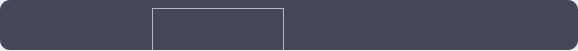
<?xml version="1.0" encoding="UTF-8"?>
<ui version="4.0">
 <class>UserCard</class>
 <widget class="QWidget" name="UserCard">
  <property name="geometry">
   <rect>
    <x>0</x>
    <y>0</y>
    <width>578</width>
    <height>51</height>
   </rect>
  </property>
  <property name="sizePolicy">
   <sizepolicy hsizetype="Expanding" vsizetype="Expanding">
    <horstretch>0</horstretch>
    <verstretch>0</verstretch>
   </sizepolicy>
  </property>
  <property name="minimumSize">
   <size>
    <width>0</width>
    <height>50</height>
   </size>
  </property>
  <property name="maximumSize">
   <size>
    <width>16777215</width>
    <height>16777215</height>
   </size>
  </property>
  <property name="windowTitle">
   <string>Form</string>
  </property>
  <property name="styleSheet">
   <string notr="true">#bgCard {
	background-color: #44475A;
	border-radius: 10px;
}
#userTitle {color: #8BE9FD;}
#sampleTitle {color: #BD93F9;}
#analysisTitle {color: #F1FA8C;}
#reductionTitle {color: #FFB86C;}
QLabel {color: #A8ABB3;}
</string>
  </property>
  <layout class="QVBoxLayout" name="verticalLayout">
   <property name="spacing">
    <number>0</number>
   </property>
   <property name="leftMargin">
    <number>0</number>
   </property>
   <property name="topMargin">
    <number>0</number>
   </property>
   <property name="rightMargin">
    <number>0</number>
   </property>
   <property name="bottomMargin">
    <number>0</number>
   </property>
   <item alignment="Qt::AlignTop">
    <widget class="QFrame" name="bgCard">
     <property name="minimumSize">
      <size>
       <width>0</width>
       <height>50</height>
      </size>
     </property>
     <property name="maximumSize">
      <size>
       <width>16777215</width>
       <height>0</height>
      </size>
     </property>
     <property name="frameShape">
      <enum>QFrame::NoFrame</enum>
     </property>
     <property name="frameShadow">
      <enum>QFrame::Raised</enum>
     </property>
     <layout class="QHBoxLayout" name="horizontalLayout">
      <property name="spacing">
       <number>10</number>
      </property>
      <property name="leftMargin">
       <number>10</number>
      </property>
      <property name="topMargin">
       <number>8</number>
      </property>
      <property name="rightMargin">
       <number>10</number>
      </property>
      <property name="bottomMargin">
       <number>10</number>
      </property>
      <item>
       <widget class="QFrame" name="panelAInfo">
        <property name="minimumSize">
         <size>
          <width>0</width>
          <height>200</height>
         </size>
        </property>
        <property name="frameShape">
         <enum>QFrame::NoFrame</enum>
        </property>
        <property name="frameShadow">
         <enum>QFrame::Raised</enum>
        </property>
        <layout class="QVBoxLayout" name="panelALayout">
         <item>
          <widget class="QLabel" name="userTitle">
           <property name="minimumSize">
            <size>
             <width>0</width>
             <height>0</height>
            </size>
           </property>
           <property name="text">
            <string/>
           </property>
           <property name="wordWrap">
            <bool>true</bool>
           </property>
          </widget>
         </item>
         <item>
          <spacer name="verticalSpacer_2">
           <property name="orientation">
            <enum>Qt::Vertical</enum>
           </property>
           <property name="sizeType">
            <enum>QSizePolicy::Fixed</enum>
           </property>
           <property name="sizeHint" stdset="0">
            <size>
             <width>20</width>
             <height>10</height>
            </size>
           </property>
          </spacer>
         </item>
         <item>
          <widget class="QLabel" name="userOrg">
           <property name="text">
            <string/>
           </property>
           <property name="scaledContents">
            <bool>false</bool>
           </property>
           <property name="wordWrap">
            <bool>true</bool>
           </property>
          </widget>
         </item>
         <item>
          <widget class="QLabel" name="userAddress">
           <property name="text">
            <string/>
           </property>
           <property name="wordWrap">
            <bool>true</bool>
           </property>
          </widget>
         </item>
         <item>
          <widget class="QLabel" name="userPhone">
           <property name="text">
            <string/>
           </property>
           <property name="wordWrap">
            <bool>true</bool>
           </property>
          </widget>
         </item>
         <item>
          <widget class="QLabel" name="userEmail">
           <property name="text">
            <string/>
           </property>
           <property name="wordWrap">
            <bool>true</bool>
           </property>
          </widget>
         </item>
         <item>
          <spacer name="verticalSpacer">
           <property name="orientation">
            <enum>Qt::Vertical</enum>
           </property>
           <property name="sizeHint" stdset="0">
            <size>
             <width>20</width>
             <height>40</height>
            </size>
           </property>
          </spacer>
         </item>
        </layout>
       </widget>
      </item>
      <item>
       <widget class="QFrame" name="panelBInfo">
        <property name="minimumSize">
         <size>
          <width>0</width>
          <height>200</height>
         </size>
        </property>
        <property name="frameShape">
         <enum>QFrame::StyledPanel</enum>
        </property>
        <property name="frameShadow">
         <enum>QFrame::Raised</enum>
        </property>
        <layout class="QVBoxLayout" name="panelBLayout">
         <item>
          <widget class="QLabel" name="sampleTitle">
           <property name="text">
            <string/>
           </property>
           <property name="wordWrap">
            <bool>true</bool>
           </property>
          </widget>
         </item>
         <item>
          <spacer name="verticalSpacer_3">
           <property name="orientation">
            <enum>Qt::Vertical</enum>
           </property>
           <property name="sizeType">
            <enum>QSizePolicy::Fixed</enum>
           </property>
           <property name="sizeHint" stdset="0">
            <size>
             <width>20</width>
             <height>10</height>
            </size>
           </property>
          </spacer>
         </item>
        </layout>
       </widget>
      </item>
      <item>
       <widget class="QFrame" name="panelCnfo">
        <property name="minimumSize">
         <size>
          <width>0</width>
          <height>200</height>
         </size>
        </property>
        <property name="frameShape">
         <enum>QFrame::NoFrame</enum>
        </property>
        <property name="frameShadow">
         <enum>QFrame::Raised</enum>
        </property>
        <layout class="QVBoxLayout" name="panelCLayout">
         <item>
          <widget class="QLabel" name="analysisTitle">
           <property name="text">
            <string/>
           </property>
           <property name="wordWrap">
            <bool>true</bool>
           </property>
          </widget>
         </item>
         <item>
          <spacer name="verticalSpacer_4">
           <property name="orientation">
            <enum>Qt::Vertical</enum>
           </property>
           <property name="sizeType">
            <enum>QSizePolicy::Fixed</enum>
           </property>
           <property name="sizeHint" stdset="0">
            <size>
             <width>20</width>
             <height>10</height>
            </size>
           </property>
          </spacer>
         </item>
        </layout>
       </widget>
      </item>
      <item>
       <widget class="QFrame" name="panelDInfo">
        <property name="minimumSize">
         <size>
          <width>0</width>
          <height>200</height>
         </size>
        </property>
        <property name="frameShape">
         <enum>QFrame::NoFrame</enum>
        </property>
        <property name="frameShadow">
         <enum>QFrame::Raised</enum>
        </property>
        <layout class="QVBoxLayout" name="panelDLayout">
         <item>
          <widget class="QLabel" name="reductionTitle">
           <property name="text">
            <string/>
           </property>
           <property name="wordWrap">
            <bool>true</bool>
           </property>
          </widget>
         </item>
         <item>
          <spacer name="verticalSpacer_5">
           <property name="orientation">
            <enum>Qt::Vertical</enum>
           </property>
           <property name="sizeType">
            <enum>QSizePolicy::Fixed</enum>
           </property>
           <property name="sizeHint" stdset="0">
            <size>
             <width>20</width>
             <height>10</height>
            </size>
           </property>
          </spacer>
         </item>
        </layout>
       </widget>
      </item>
     </layout>
    </widget>
   </item>
  </layout>
 </widget>
 <resources/>
 <connections/>
</ui>
